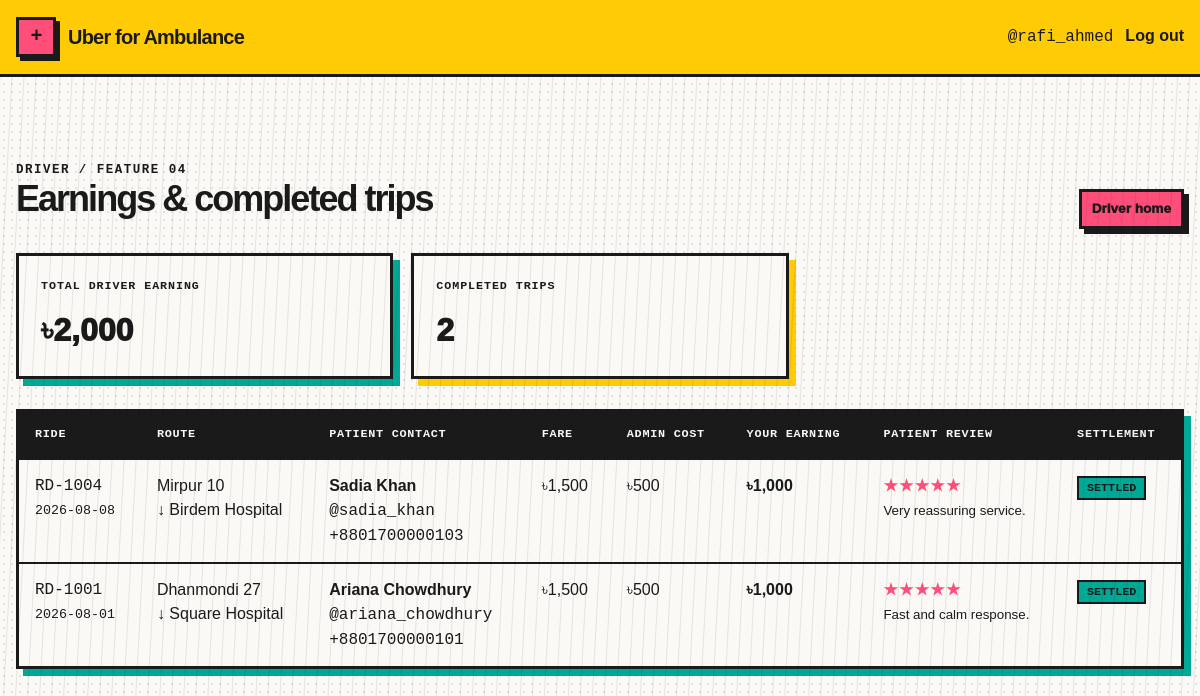
Screenshot of /driver_feature_04.php (signed in) with the database file from the repository.
### tables this page shows
CREATE TABLE RIDE_REQUEST (
    ride_id VARCHAR(10) PRIMARY KEY,
    pickup_location VARCHAR(100) NOT NULL,
    drop_location VARCHAR(100) NOT NULL,
    status VARCHAR(20) NOT NULL DEFAULT 'Requested',
    fare INT NOT NULL,
    vehicle_type VARCHAR(30) NOT NULL,
    request_date DATE NOT NULL,
    passenger_rating INT DEFAULT NULL,
    feedback TEXT DEFAULT NULL,
    patient_id VARCHAR(10) NOT NULL,
    admin_id VARCHAR(10) NOT NULL,
    FOREIGN KEY (patient_id) REFERENCES PATIENT(user_id),
    FOREIGN KEY (admin_id) REFERENCES ADMIN(user_id),
    CONSTRAINT chk_ride_fare_positive CHECK (fare > 0),
    CONSTRAINT chk_ride_vehicle_type CHECK (vehicle_type IN ('Basic', 'ICU')),
    CONSTRAINT chk_ride_status CHECK (status IN ('Requested', 'Accepted', 'Completed', 'Cancelled')),
    CONSTRAINT chk_passenger_rating CHECK (passenger_rating IS NULL OR passenger_rating BETWEEN 1 AND 5)
);

CREATE TABLE `USER` (
    user_id VARCHAR(10) PRIMARY KEY,
    username VARCHAR(30) NOT NULL UNIQUE,
    first_name VARCHAR(50) NOT NULL,
    last_name VARCHAR(50) NOT NULL,
    password_hash VARCHAR(255) NOT NULL,
    CONSTRAINT chk_user_id_nonempty CHECK (CHAR_LENGTH(TRIM(user_id)) > 0),
    CONSTRAINT chk_user_name_nonempty CHECK (CHAR_LENGTH(TRIM(first_name)) > 0 AND CHAR_LENGTH(TRIM(last_name)) > 0)
);

CREATE TABLE USER_PHONE (
    user_id VARCHAR(10),
    phone VARCHAR(20),
    PRIMARY KEY (user_id, phone),
    FOREIGN KEY (user_id) REFERENCES `USER`(user_id) ON DELETE CASCADE,
    CONSTRAINT chk_phone_nonempty CHECK (CHAR_LENGTH(TRIM(phone)) >= 7)
);

CREATE TABLE ACCEPTS (
    ride_id VARCHAR(10),
    driver_id VARCHAR(10),
    reg_no VARCHAR(15),
    admin_cost INT NOT NULL DEFAULT 0,
    driver_earning INT NOT NULL DEFAULT 0,
    settlement_status VARCHAR(20) NOT NULL DEFAULT 'Pending',
    settled_at DATE DEFAULT NULL,
    PRIMARY KEY (ride_id, driver_id, reg_no),
    FOREIGN KEY (ride_id) REFERENCES RIDE_REQUEST(ride_id) ON DELETE CASCADE,
    FOREIGN KEY (driver_id) REFERENCES DRIVER(user_id),
    FOREIGN KEY (reg_no) REFERENCES AMBULANCE(reg_no),
    CONSTRAINT chk_accepts_admin_cost CHECK (admin_cost >= 0),
    CONSTRAINT chk_accepts_driver_earning CHECK (driver_earning >= 0),
    CONSTRAINT chk_settlement_status CHECK (settlement_status IN ('Pending', 'Settled'))
);

### driver_feature_04.php (the view, shortened to what this page needs)
<?php
require_once __DIR__ . '/db.php';
$driverId = require_role('driver');
$safeDriverId = mysqli_real_escape_string($conn, $driverId);
$sql = "SELECT r.ride_id, r.pickup_location, r.drop_location, r.fare, r.vehicle_type, r.request_date, r.passenger_rating, r.feedback, u.username AS patient_username, u.first_name AS patient_first_name, u.last_name AS patient_last_name, ph.phone AS patient_phone, ac.reg_no, ac.admin_cost, ac.driver_earning, ac.settlement_status FROM RIDE_REQUEST r INNER JOIN ACCEPTS ac ON r.ride_id = ac.ride_id INNER JOIN PATIENT p ON r.patient_id = p.user_id INNER JOIN `USER` u ON p.user_id = u.user_id LEFT JOIN USER_PHONE ph ON ph.user_id = p.user_id WHERE ac.driver_id = '$safeDriverId' AND r.status = 'Completed' ORDER BY r.request_date DESC, r.ride_id DESC";
$result = mysqli_query($conn, $sql);
$completedTrips = [];
if (mysqli_num_rows($result) > 0) {
    while ($row = mysqli_fetch_array($result, MYSQLI_ASSOC)) {
        $completedTrips[] = $row;
    }
}
$sql = "SELECT COALESCE(SUM(ac.driver_earning), 0) AS total_earnings FROM ACCEPTS ac INNER JOIN RIDE_REQUEST r ON r.ride_id = ac.ride_id WHERE ac.driver_id = '$safeDriverId' AND r.status = 'Completed' AND ac.settlement_status = 'Settled'";
$result = mysqli_query($conn, $sql);
$earningsRow = mysqli_fetch_array($result, MYSQLI_ASSOC);
$totalEarnings = (int) ($earningsRow['total_earnings'] ?? 0);
layout_header('Driver earnings', '', $driverId);
?>
<div class="section-heading"><div><p class="eyebrow">DRIVER / FEATURE 04</p><h2>Earnings & completed trips</h2></div><a class="btn small" href="driver.php?user_id=<?= e($driverId) ?>">Driver home</a></div>
<div class="stats"><div class="stat"><span class="stat-label">Total driver earning</span><span class="stat-value">৳<?= number_format($totalEarnings) ?></span></div><div class="stat"><span class="stat-label">Completed trips</span><span class="stat-value"><?= count($completedTrips) ?></span></div></div>
<section class="table-wrap"><?php if (!$completedTrips): ?><div class="empty">Completed trips and driver earnings will appear here after your first completed ride.</div><?php else: ?><table><thead><tr><th>Ride</th><th>Route</th><th>Patient contact</th><th>Fare</th><th>Admin cost</th><th>Your earning</th><th>Patient review</th><th>Settlement</th></tr></thead><tbody><?php foreach ($completedTrips as $ride): ?><tr><td class="mono"><?= e($ride['ride_id']) ?><br><small><?= e($ride['request_date']) ?></small></td><td><?= e($ride['pickup_location']) ?><br>↓ <?= e($ride['drop_location']) ?></td><td><strong><?= e($ride['patient_first_name'] . ' ' . $ride['patient_last_name']) ?></strong><br><span class="mono">@<?= e($ride['patient_username']) ?></span><br><?= phone_contact($ride['patient_phone'] ?? null) ?></td><td>৳<?= number_format((int) $ride['fare']) ?></td><td>৳<?= number_format((int) $ride['admin_cost']) ?></td><td><strong>৳<?= number_format((int) $ride['driver_earning']) ?></strong></td><td><?php if ($ride['passenger_rating'] !== null): ?><span class="rating"><?= str_repeat('★', (int) $ride['passenger_rating']) ?></span><br><small><?= e($ride['feedback'] ?? '') ?></small><?php else: ?><span class="mono">No review yet</span><?php endif; ?></td><td><span class="badge completed"><?= e($ride['settlement_status']) ?></span></td></tr><?php endforeach; ?></tbody></table><?php endif; ?></section>
<?php layout_footer(); ?>

### db.php (shortened to what this page needs)
<?php
function e(?string $value): string
{
    return htmlspecialchars((string) $value, ENT_QUOTES, 'UTF-8');
}
function clean_id(string $value): string
{
    return strtoupper(trim($value));
}
function require_role(string $role): string
{
    $userId = clean_id((string) ($_SESSION['user_id'] ?? ''));
    return $userId;
}
function phone_contact(?string $phone): string
{
    return '<span class="phone-contact"><span class="mono">' . e($phone) . '</span></span>';
}
function layout_header(string $title, string $eyebrow, string $userId = ''): void
{
    $dashboardByRole = [
        'patient' => 'patient.php',
        'driver' => 'driver.php',
        'admin' => 'admin.php',
    ];
    $role = (string) ($_SESSION['role'] ?? '');
    $displayUsername = (string) ($_SESSION['username'] ?? '');
    $brandHref = 'index.php';
    if ($userId !== '' && isset($dashboardByRole[$role])) {
        $brandHref = $dashboardByRole[$role] . '?user_id=' . rawurlencode($userId);
    }
    ?>
    <!doctype html>
    <html lang="en">
    <head>
        <link rel="stylesheet" href="style.css">
    </head>
    <body>
    <header class="site-header">
        <div class="container navbar">
            <a class="brand" href="<?= e($brandHref) ?>">
                <span class="brand-mark">+</span><span>Uber for Ambulance</span>
            </a>
            <nav class="nav-links">
                <?php if ($userId !== ''): ?><span class="mono">@<?= e($displayUsername !== '' ? $displayUsername : $userId) ?></span><a href="index.php?logout=1">Log out</a><?php endif; ?>
            </nav>
        </div>
    </header>
    <main>
        <div class="container">
    <?php
}
function layout_footer(): void
{
    ?>
        </div>
    </main>
    </body>
    </html>
    <?php
}

### style.css (style rules this page uses)
:root { --paper: #faf9f6; --paper-deep: #f1ede3; --ink: #1a1a1a; --pink: #ff4e79; --teal: #00a896; --yellow: #ffcb05; --line: 3px solid var(--ink); --shadow-pink: 7px 7px 0 var(--pink); --shadow-teal: 7px 7px 0 var(--teal); --shadow-yellow: 7px 7px 0 var(--yellow); }
* { box-sizing: border-box; }
html { scroll-behavior: smooth; }
body { margin: 0; min-height: 100vh; color: var(--ink); background-color: var(--paper); background-image: radial-gradient(rgba(26,26,26,.10) .75px, transparent .75px); background-size: 8px 8px; font-family: "Space Grotesk", "Trebuchet MS", Arial, sans-serif; line-height: 1.5; }
body::before { content: ""; position: fixed; inset: 0; pointer-events: none; opacity: .10; background: repeating-linear-gradient(93deg, transparent 0 3px, #1a1a1a 4px, transparent 5px 12px); mix-blend-mode: multiply; }
a { color: inherit; }
.container { width: min(1180px, calc(100% - 32px)); margin: 0 auto; }
.site-header { border-bottom: var(--line); background: var(--yellow); position: sticky; top: 0; z-index: 10; }
.navbar { min-height: 74px; display: flex; align-items: center; justify-content: space-between; gap: 20px; }
.brand { display: flex; align-items: center; gap: 12px; text-decoration: none; font-weight: 900; letter-spacing: -.04em; font-size: 1.25rem; }
.brand-mark { border: var(--line); width: 40px; height: 40px; display: grid; place-items: center; background: var(--pink); box-shadow: 4px 4px 0 var(--ink); font-family: "Courier New", monospace; font-weight: 900; }
.nav-links { display: flex; align-items: center; gap: 12px; flex-wrap: wrap; }
.nav-links a { font-weight: 800; text-decoration: none; border-bottom: 2px solid transparent; }
main { padding: 42px 0 72px; }
.eyebrow { margin: 0 0 8px; font-family: "Courier New", monospace; text-transform: uppercase; font-size: .78rem; font-weight: 900; letter-spacing: .12em; }
h1, h2, h3 { margin: 0 0 12px; line-height: 1.04; letter-spacing: -.055em; }
h2 { font-size: clamp(1.7rem, 3vw, 2.8rem); }
.mono { font-family: "Courier New", monospace; }
.panel, .card, .stat, .table-wrap, .auth-card { border: var(--line); background: rgba(250,249,246,.93); padding: 22px; box-shadow: var(--shadow-teal); }
.panel.yellow, .stat:nth-child(2) { box-shadow: var(--shadow-yellow); }
.stats { display: grid; grid-template-columns: repeat(3, minmax(0, 1fr)); gap: 18px; margin: 24px 0 30px; }
.stat { min-height: 126px; display: flex; flex-direction: column; justify-content: space-between; }
.stat-label { font-family: "Courier New", monospace; text-transform: uppercase; font-size: .73rem; font-weight: 900; letter-spacing: .08em; }
.stat-value { font-size: 2rem; font-weight: 950; }
.section-heading { display: flex; justify-content: space-between; align-items: end; gap: 18px; margin: 42px 0 18px; }
.section-heading p { margin: 0; max-width: 600px; }
.btn { display: inline-flex; align-items: center; justify-content: center; border: var(--line); border-radius: 0; padding: 11px 16px; background: var(--pink); color: var(--ink); text-decoration: none; font: inherit; font-weight: 950; cursor: pointer; box-shadow: 5px 5px 0 var(--ink); transition: transform .08s ease, box-shadow .08s ease; }
.btn.small { padding: 7px 10px; font-size: .85rem; }
.table-wrap { overflow-x: auto; padding: 0; }
table { width: 100%; border-collapse: collapse; min-width: 650px; }
th, td { padding: 14px 16px; text-align: left; border-bottom: 2px solid var(--ink); vertical-align: top; }
th { background: var(--ink); color: var(--paper); font-family: "Courier New", monospace; text-transform: uppercase; font-size: .74rem; letter-spacing: .06em; }
tr:last-child td { border-bottom: 0; }
.badge { display: inline-block; border: 2px solid var(--ink); padding: 3px 8px; font: 900 .73rem "Courier New", monospace; text-transform: uppercase; background: var(--yellow); }
.badge.completed { background: var(--teal); }
.rating { color: var(--pink); font-weight: 950; letter-spacing: .08em; }

### rows the page displays
ride_request: ride_id "RD-1004", request_date "2026-08-08", pickup_location "Mirpur 10", drop_location "Birdem Hospital", user.first_name+last_name "Sadia Khan", user.username "sadia_khan", user_phone.phone "+8801700000103", fare "1,500", accepts.admin_cost "500", accepts.driver_earning "1,000", passenger_rating "★★★★★", feedback "Very reassuring service.", accepts.settlement_status "SETTLED"
ride_request: ride_id "RD-1001", request_date "2026-08-01", pickup_location "Dhanmondi 27", drop_location "Square Hospital", user.first_name+last_name "Ariana Chowdhury", user.username "ariana_chowdhury", user_phone.phone "+8801700000101", fare "1,500", accepts.admin_cost "500", accepts.driver_earning "1,000", passenger_rating "★★★★★", feedback "Fast and calm response.", accepts.settlement_status "SETTLED"

### other values shown
$displayUsername !== '' ? $displayUsername : $userId "rafi_ahmed"
$totalEarnings "2,000"
count($completedTrips) "2"
